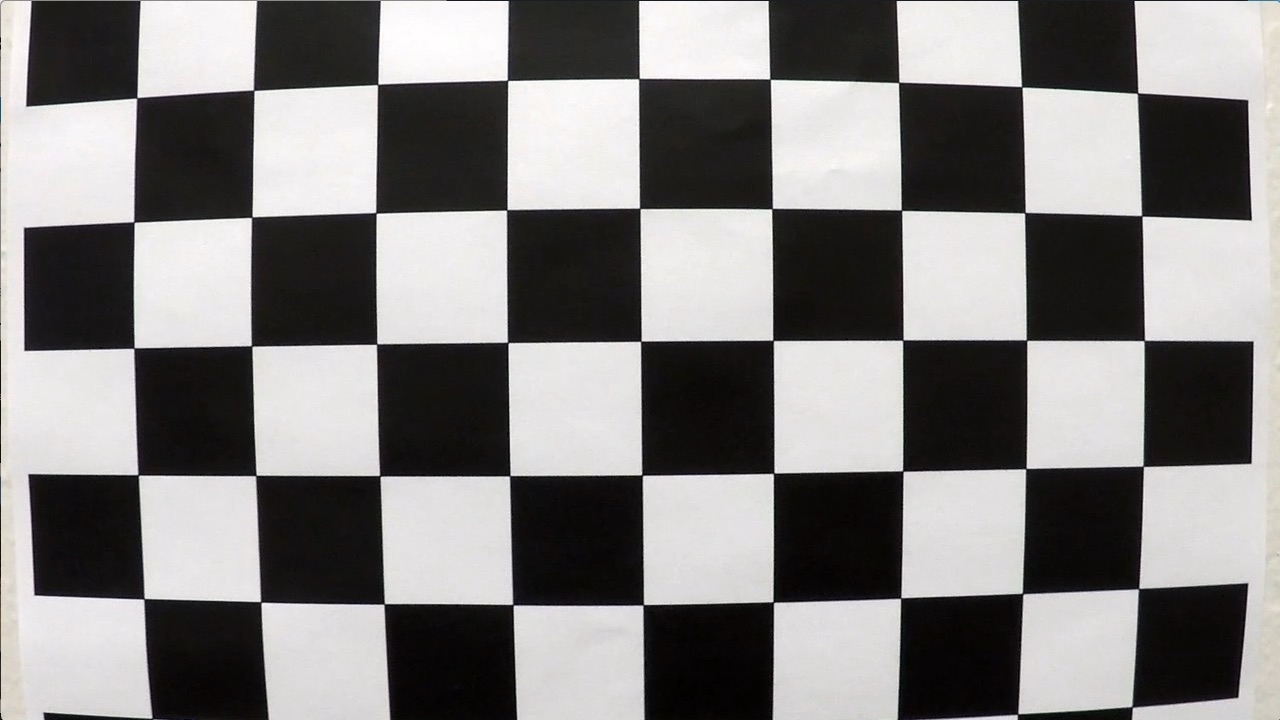
#> input picture camera_cal/test1.jpg, 1280 x 720 px; its folder holds only this picture in this run
$ python -i lane_detector.py   (imports and definitions only)   (older library calls are emulated)
#> lines starting #> are read from the running program, lines starting #| are printed output that depends on the picture; after the words box and inside, x2 and y2 are one past the last pixel; in counts of white or black regions, pixels touching at a corner belong together
import os
import numpy as np
import cv2
import glob
import matplotlib.pyplot as plt
import matplotlib.image as mpimg
import pickle
from tqdm import *


# [112 lines left out: functions get_sample_chess_images, calibrate_camera, undistort, test_undistort, display_images, display_image and 1 more, not called in this run]


def canny(img, low_threshold, high_threshold):
    """Applies the Canny transform"""
    return cv2.Canny(img, low_threshold, high_threshold)


def gaussian_blur(img, kernel_size):
    """Applies a Gaussian Noise kernel"""
    return cv2.GaussianBlur(img, (kernel_size, kernel_size), 0)


def abs_sobel_thresh(image, orient='x', sobel_kernel=3, thresh=(0, 255)):
    # Calculate directional gradient
    # Apply threshold

    gray = cv2.cvtColor(image, cv2.COLOR_RGB2GRAY)

    #     gray= canny(gray, 100, 250)
    #     gray= gaussian_blur(gray, 5)

    if orient == 'x':
        sobel = np.absolute(cv2.Sobel(gray, cv2.CV_64F, 1, 0, ksize=sobel_kernel))

    if orient == 'y':
        sobel = np.absolute(cv2.Sobel(gray, cv2.CV_64F, 0, 1, ksize=sobel_kernel))

    scaled_sobel = np.uint8(255 * sobel / np.max(sobel))
    grad_binary = np.zeros_like(scaled_sobel)
    grad_binary[(scaled_sobel >= thresh[0]) & (scaled_sobel <= thresh[1])] = 1

    return grad_binary


def mag_thresh(image, sobel_kernel=3, thresh=(0, 255)):
    # Calculate gradient magnitude
    # Apply threshold

    gray = cv2.cvtColor(image, cv2.COLOR_RGB2GRAY)

    sobel_x = np.absolute(cv2.Sobel(gray, cv2.CV_64F, 1, 0, ksize=sobel_kernel))
    sobel_y = np.absolute(cv2.Sobel(gray, cv2.CV_64F, 0, 1, ksize=sobel_kernel))

    sobelxy = np.sqrt(np.square(sobel_x) + np.square(sobel_y))

    scaled_sobel = np.uint8(255 * sobelxy / np.max(sobelxy))
    mag_binary = np.zeros_like(scaled_sobel)
    mag_binary[(scaled_sobel >= thresh[0]) & (scaled_sobel <= thresh[1])] = 1

    return mag_binary


def dir_threshold(image, sobel_kernel=3, thresh=(0, np.pi / 2)):
    # Calculate gradient direction
    # Apply threshold

    gray = cv2.cvtColor(image, cv2.COLOR_RGB2GRAY)

    sobel_x = np.absolute(cv2.Sobel(gray, cv2.CV_64F, 1, 0, ksize=sobel_kernel))
    sobel_y = np.absolute(cv2.Sobel(gray, cv2.CV_64F, 0, 1, ksize=sobel_kernel))

    dir = np.arctan2(sobel_y, sobel_x)

    dir_binary = np.zeros_like(dir)
    dir_binary[(dir >= thresh[0]) & (dir <= thresh[1])] = 1

    return dir_binary


def apply_threshold(img, s_thresh=(20, 255), sx_thresh=(10, 255)):
    # def apply_threshold(img, s_thresh=(180, 255), sx_thresh=(10, 255)):
#> called with s_thresh = (20, 255), sx_thresh = (10, 255)
    l_thresh = (225, 255)

    ksize = 5
    img = np.copy(img)
    # Convert to HSV color space and separate the V channel
    hsv = cv2.cvtColor(img, cv2.COLOR_RGB2HLS).astype(np.float)
    h_channel = hsv[:, :, 0]
    l_channel = hsv[:, :, 1]
    s_channel = hsv[:, :, 2]

    lab = cv2.cvtColor(img, cv2.COLOR_BGR2Lab).astype(np.float)
    b_channel = lab[:, :, 2]

    # Sobel x
    sobelx = cv2.Sobel(l_channel, cv2.CV_64F, 1, 0, ksize, )  # Take the derivative in x
    abs_sobelx = np.absolute(sobelx)  # Absolute x derivative to accentuate lines away from horizontal
    scaled_sobel = np.uint8(255 * abs_sobelx / np.max(abs_sobelx))

    # Threshold x gradient
    sxbinary = np.zeros_like(scaled_sobel)
    sxbinary[(scaled_sobel >= sx_thresh[0]) & (scaled_sobel <= sx_thresh[1])] = 1

    # Threshold color channel
    s_binary = np.zeros_like(s_channel)
    s_binary[(s_channel >= s_thresh[0]) & (s_channel <= s_thresh[1])] = 1
    # Stack each channel
    # Note color_binary[:, :, 0] is all 0s, effectively an all black image. It might
    # be beneficial to replace this channel with something else.
    color_binary = np.dstack((np.zeros_like(sxbinary), sxbinary, s_binary))
    color_binary = sxbinary

    # Apply each of the thresholding functions
    gradx = abs_sobel_thresh(img, orient='x', sobel_kernel=ksize, thresh=(10, 255))
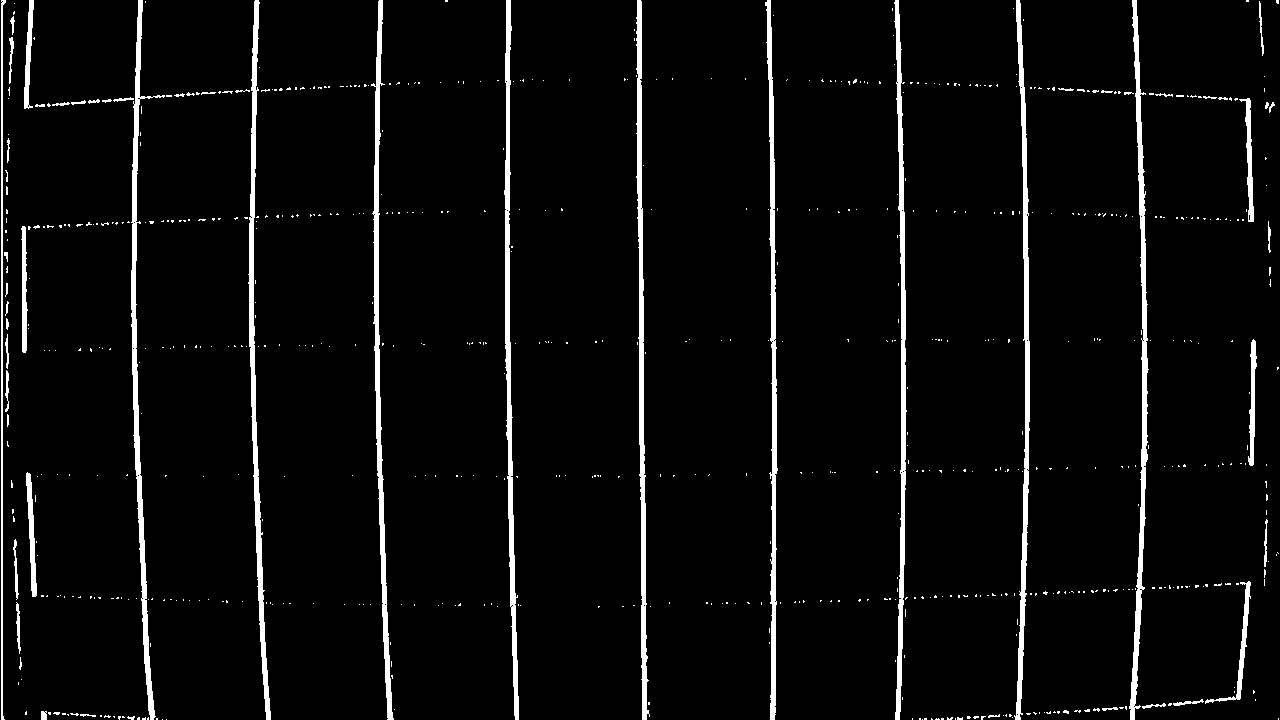
#> gradx: shape (720, 1280); values 0 (black) and 1 (white), 4.5% white; 685 white regions (629 under 20 px), largest, box (x1, y1, x2, y2) and area: (131, 0, 165, 720) 3743, (1129, 0, 1149, 720) 3697, (248, 0, 271, 720) 3633
    grady = abs_sobel_thresh(img, orient='y', sobel_kernel=ksize, thresh=(10, 255))
#> grady: shape (720, 1280); values 0 (black) and 1 (white), 4% white; 823 white regions (794 under 20 px), largest, box (x1, y1, x2, y2) and area: (33, 580, 1250, 609) 6015, (22, 338, 1255, 353) 5937, (26, 461, 1253, 480) 5902
    mag_binary = mag_thresh(img, sobel_kernel=ksize, thresh=(10, 255))
#> mag_binary: shape (720, 1280); values 0 (black) and 1 (white), 7.8% white; 250 white regions (230 under 20 px), largest, box (x1, y1, x2, y2) and area: (0, 0, 1280, 720) 69750, (11, 539, 21, 654) 310, (8, 36, 14, 84) 125
    dir_binary = dir_threshold(img, sobel_kernel=ksize, thresh=(0.7, 1.3))
#> in dir_threshold, `dir = np.arctan2(sobel_y, sobel_x)`:
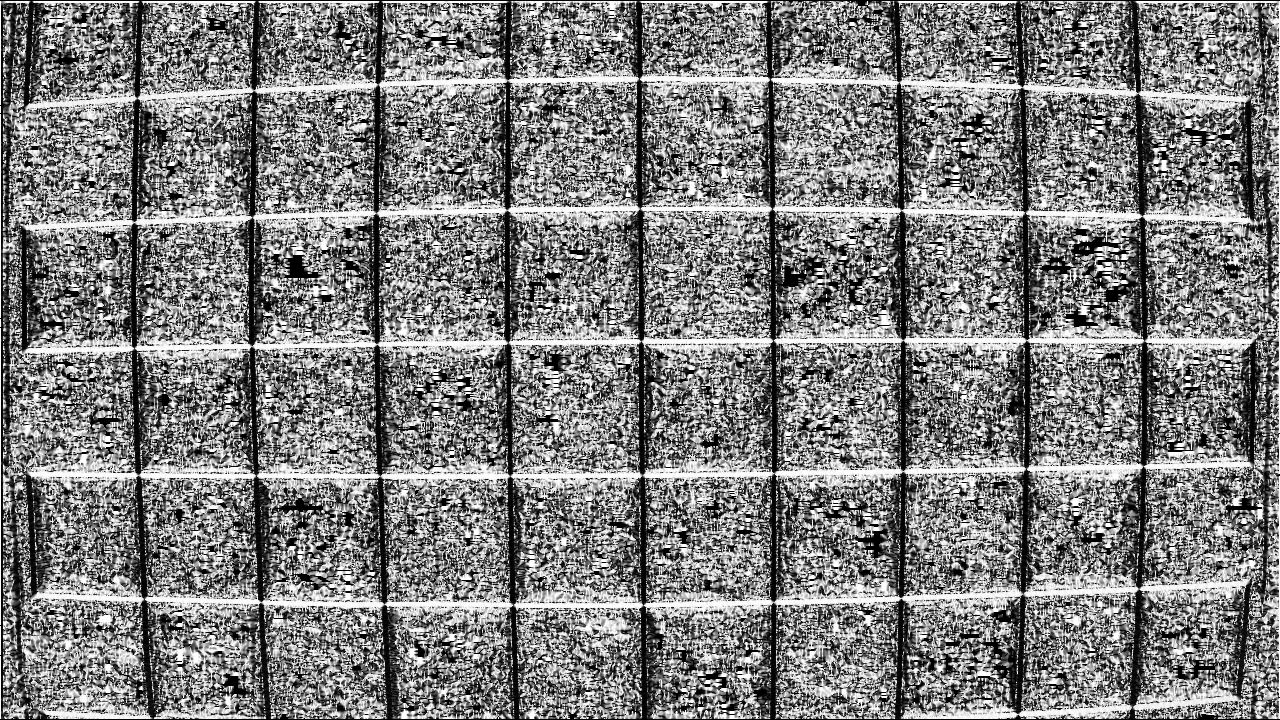
#> dir: shape (720, 1280) float64; min 0, max 1.57, mean 0.787; drawn with min black and max white
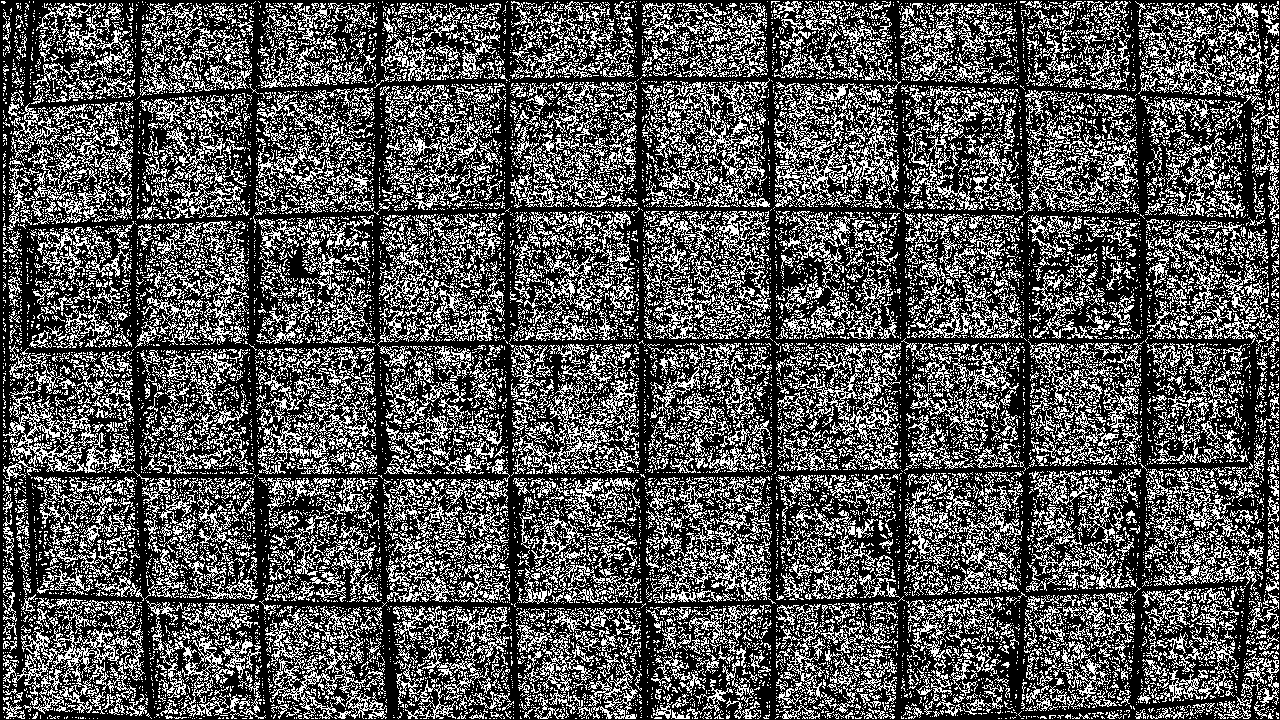
#> dir_binary: shape (720, 1280) float64; values 0 (black) and 1 (white), 33% white in thin lines or dots

    # Get the RGB channels individually
    if len(img.shape) > 2 and img.shape[2] == 4:
        r, g, b, a = cv2.split(img)
    else:
        r, g, b = cv2.split(img)

    # Empty channel
    null_channel = np.zeros_like(s_channel)

    # Detect yellow color
    yellow = np.zeros_like(r)
    yellow[((r > 150) & (g > 130) & (b > 60) & (b < 120))] = 1

    # Detect white color
    white = np.zeros_like(r)
    white[((r > 150) & (g > 150) & (b > 150))] = 1

    detection = np.dstack((yellow, white, null_channel))

    detect = np.zeros_like(s_channel)
    # Yellow or White
    #     detect[( ((yellow == 1) & (s_binary == 1)) | (( white == 1 ) & (sxbinary == 1)) |
    #            ((gradx == 0) & (grady == 0) & ((mag_binary == 1) & (dir_binary == 1))) )] = 1
    detect[(((yellow == 1) & (s_binary == 1)) | ((white == 1) & (sxbinary == 1)))] = 1
    color_binary = detect

    # [15 lines of commented-out code are left out]


    return color_binary


from os import walk
import matplotlib


class LaneDetector():
    # [199 lines left out: functions __init__, warp, fit_lane_lines, draw_lanes_on_image, not called in this run]

    def generate_ploty(self, warped):
        # Generate x and y values for plotting
        return np.linspace(0, warped.shape[0] - 1, warped.shape[0])

    # [106 lines left out: functions generate_plot_data, measure_curvature, measure_offset, write_info, process, not called in this run]

>>> import cv2
>>> picture = cv2.cvtColor(cv2.imread('camera_cal/test1.jpg'), cv2.COLOR_BGR2RGB)
>>> result = apply_threshold(picture)
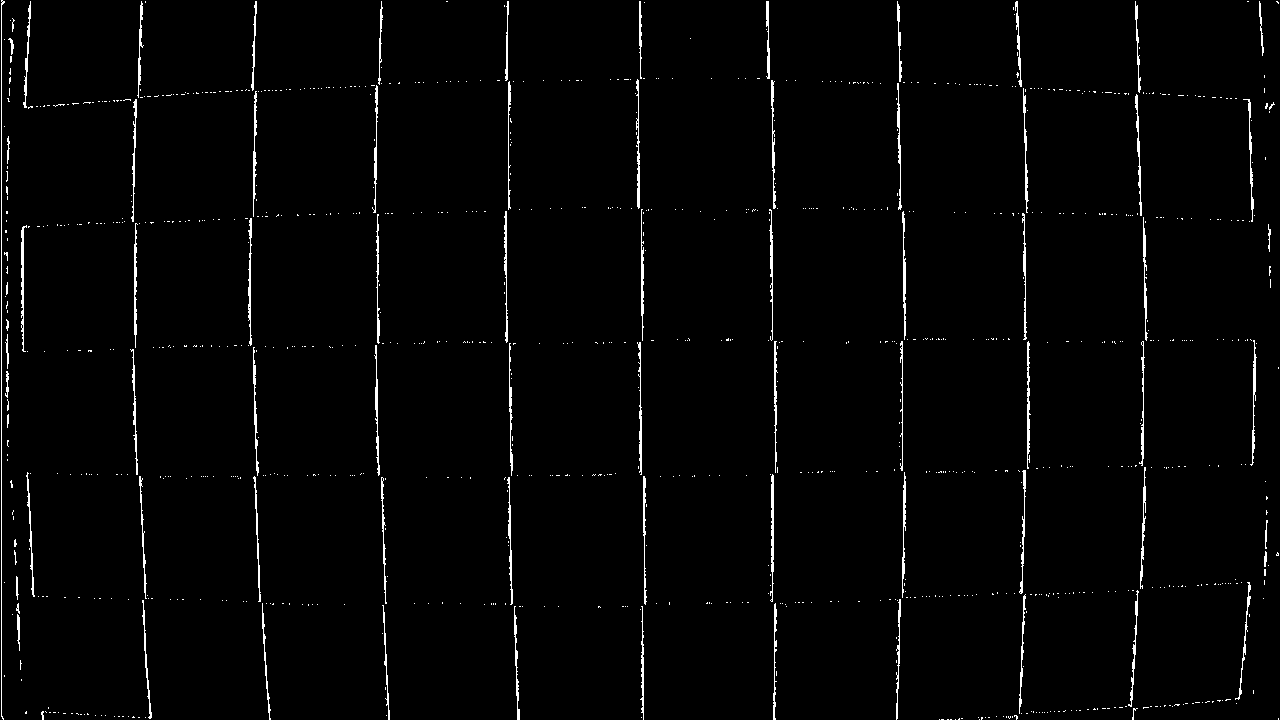
#> result: shape (720, 1280) float64; values 0 (black) and 1 (white), 1.9% white in thin lines or dots

$ run again, on camera_cal/test2.jpg
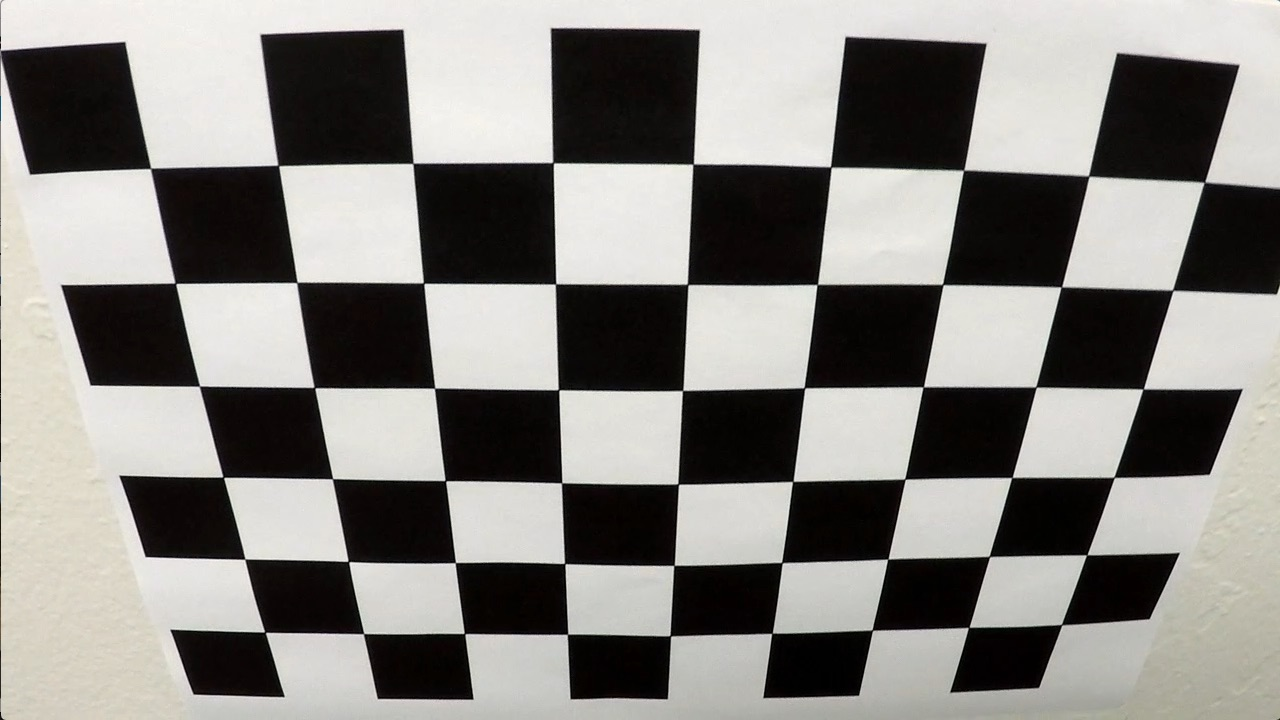
#> input picture camera_cal/test2.jpg, 1280 x 720 px
#> in apply_threshold, `gradx = abs_sobel_thresh(img, orient='x', sobel_kernel=ksize, thresh=(..`:
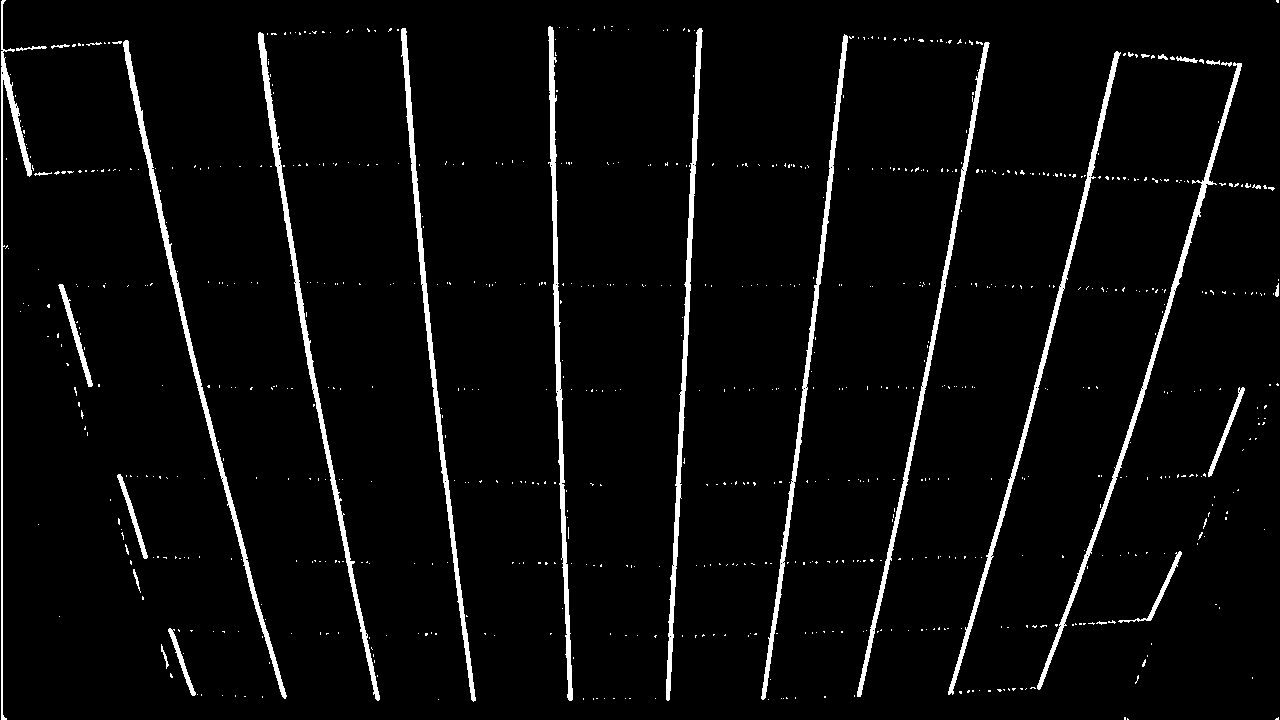
#> gradx: shape (720, 1280); values 0 (black) and 1 (white), 4% white; 806 white regions (775 under 20 px), largest, box (x1, y1, x2, y2) and area: (258, 32, 380, 701) 3533, (123, 40, 287, 699) 3491, (401, 28, 476, 702) 3344
#> grady: shape (720, 1280); values 0 (black) and 1 (white), 6.9% white; 518 white regions (491 under 20 px), largest, box (x1, y1, x2, y2) and area: (0, 27, 1280, 703) 58950, (549, 25, 702, 35) 925, (569, 691, 670, 703) 492
#> mag_binary: shape (720, 1280); values 0 (black) and 1 (white), 8.4% white; 394 white regions (363 under 20 px), largest, box (x1, y1, x2, y2) and area: (0, 0, 1280, 720) 74576, (25, 301, 50, 312) 123, (1256, 416, 1266, 427) 73
#> dir_binary: shape (720, 1280) float64; values 0 (black) and 1 (white), 33.7% white in thin lines or dots
#> `result = apply_threshold(picture)`:
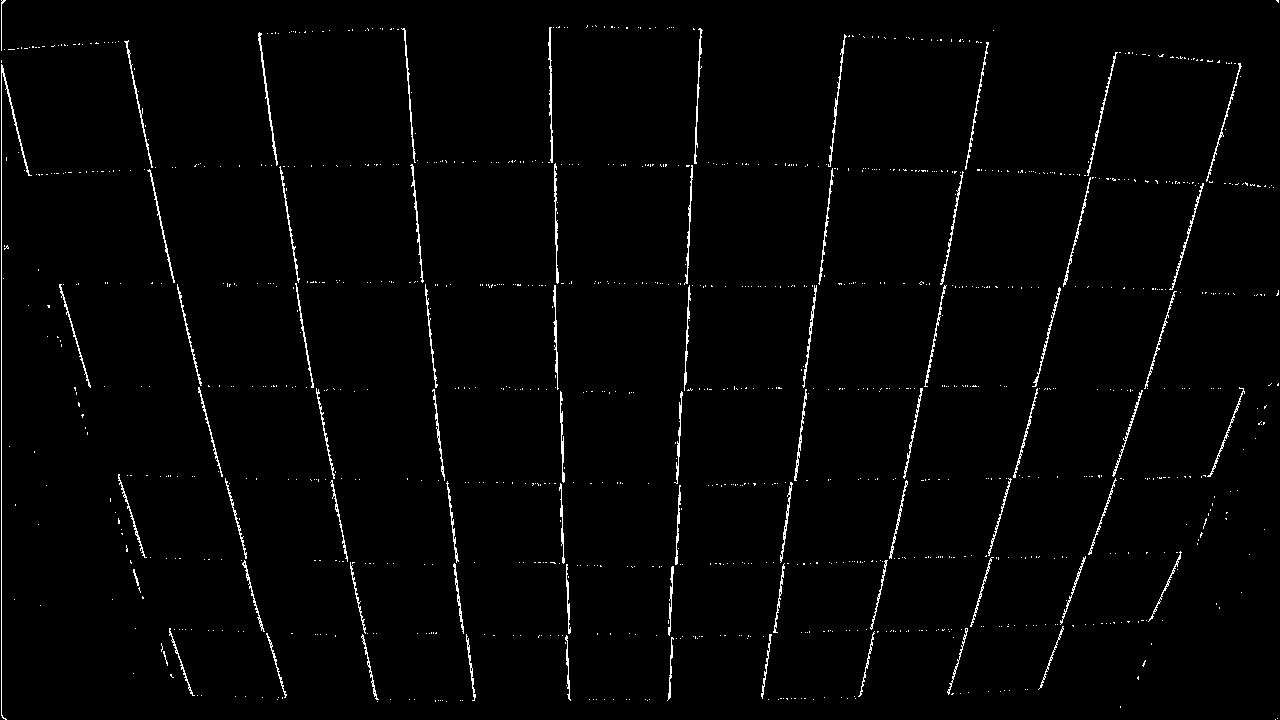
#> result: shape (720, 1280) float64; values 0 (black) and 1 (white), 1.7% white in thin lines or dots
